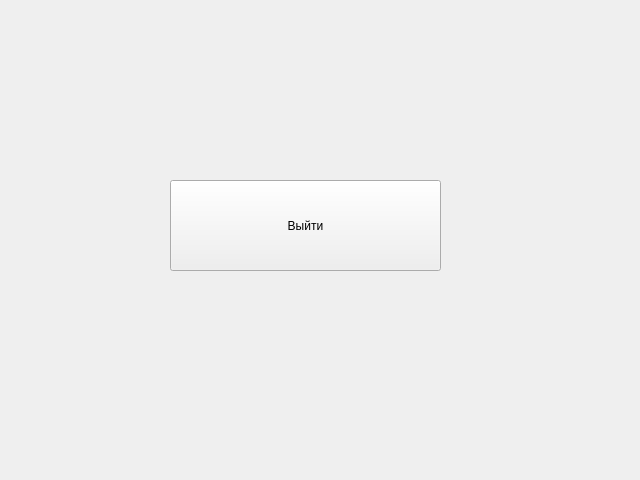
<?xml version="1.0" encoding="UTF-8"?>
<ui version="4.0">
 <class>ClientOrderWindow</class>
 <widget class="QWidget" name="ClientOrderWindow">
  <property name="geometry">
   <rect>
    <x>0</x>
    <y>0</y>
    <width>640</width>
    <height>480</height>
   </rect>
  </property>
  <property name="windowTitle">
   <string>Окно заказов</string>
  </property>
  <widget class="QPushButton" name="pushButton">
   <property name="geometry">
    <rect>
     <x>170</x>
     <y>180</y>
     <width>271</width>
     <height>91</height>
    </rect>
   </property>
   <property name="text">
    <string>Выйти</string>
   </property>
  </widget>
 </widget>
 <resources/>
 <connections/>
</ui>
